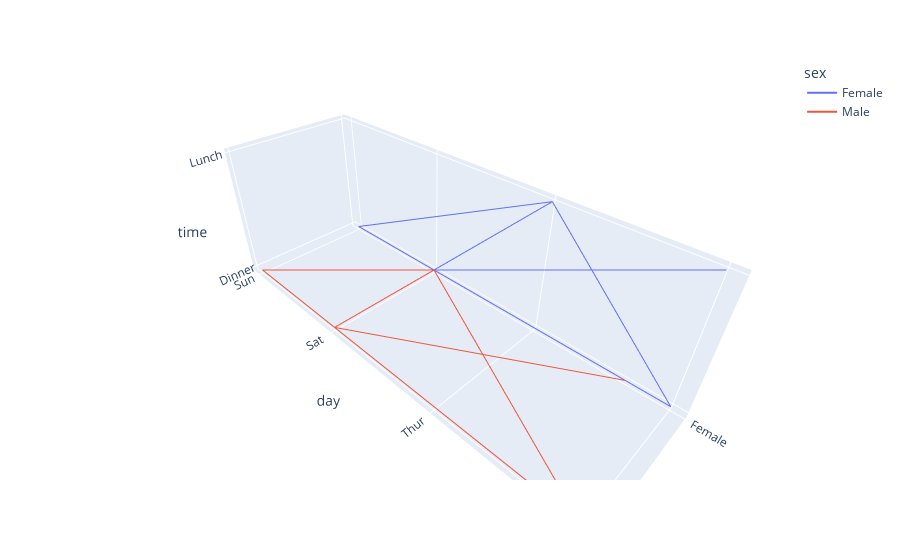

Notebook code cell kept with this figure:
### Code cell
data=px.data.tips()
fg=px.line_3d(data,x="sex",y="day",z="time",color="sex")
fg.show()

### Figure 1 — Plotly figure (JSON) as saved in the notebook; plotly's stock layout.template omitted (floating-point values rounded to 4 significant figures; data arrays with more than 128 entries replaced by an {"elided": "..."} marker saying what was removed)
{"data": [{"hovertemplate": "sex=%{x}<br>day=%{y}<br>time=%{z}<extra></extra>", "legendgroup": "Female", "line": {"color": "#636efa", "dash": "solid"}, "marker": {"symbol": "circle"}, "mode": "lines", "name": "Female", "scene": "scene", "showlegend": true, "type": "scatter3d", "x": ["Female", "Female", "Female", "Female", "Female", "Female", "Female", "Female", "Female", "Female", "Female", "Female", "Female", "Female", "Female", "Female", "Female", "Female", "Female", "Female", "Female", "Female", "Female", "Female", "Female", "Female", "Female", "Female", "Female", "Female", "Female", "Female", "Female", "Female", "Female", "Female", "Female", "Female", "Female", "Female", "Female", "Female", "Female", "Female", "Female", "Female", "Female", "Female", "Female", "Female", "Female", "Female", "Female", "Female", "Female", "Female", "Female", "Female", "Female", "Female", "Female", "Female", "Female", "Female", "Female", "Female", "Female", "Female", "Female", "Female", "Female", "Female", "Female", "Female", "Female", "Female", "Female", "Female", "Female", "Female", "Female", "Female", "Female", "Female", "Female", "Female", "Female"], "y": ["Sun", "Sun", "Sun", "Sun", "Sun", "Sun", "Sat", "Sat", "Sat", "Sat", "Sat", "Sat", "Sun", "Sun", "Sat", "Sat", "Sat", "Sat", "Sat", "Sat", "Sat", "Thur", "Thur", "Fri", "Fri", "Fri", "Fri", "Fri", "Sat", "Sat", "Sat", "Sat", "Sat", "Sun", "Sun", "Thur", "Thur", "Thur", "Thur", "Thur", "Thur", "Thur", "Thur", "Thur", "Thur", "Thur", "Thur", "Thur", "Thur", "Thur", "Thur", "Thur", "Thur", "Thur", "Thur", "Thur", "Thur", "Sun", "Sun", "Sun", "Sun", "Sun", "Sat", "Sat", "Sun", "Sun", "Sun", "Thur", "Thur", "Thur", "Thur", "Thur", "Thur", "Thur", "Sat", "Sat", "Sat", "Sat", "Sat", "Fri", "Fri", "Fri", "Fri", "Sat", "Sat", "Sat", "Thur"], "z": ["Dinner", "Dinner", "Dinner", "Dinner", "Dinner", "Dinner", "Dinner", "Dinner", "Dinner", "Dinner", "Dinner", "Dinner", "Dinner", "Dinner", "Dinner", "Dinner", "Dinner", "Dinner", "Dinner", "Dinner", "Dinner", "Lunch", "Lunch", "Dinner", "Dinner", "Dinner", "Dinner", "Dinner", "Dinner", "Dinner", "Dinner", "Dinner", "Dinner", "Dinner", "Dinner", "Lunch", "Lunch", "Lunch", "Lunch", "Lunch", "Lunch", "Lunch", "Lunch", "Lunch", "Lunch", "Lunch", "Lunch", "Lunch", "Lunch", "Lunch", "Lunch", "Lunch", "Lunch", "Lunch", "Lunch", "Lunch", "Lunch", "Dinner", "Dinner", "Dinner", "Dinner", "Dinner", "Dinner", "Dinner", "Dinner", "Dinner", "Dinner", "Lunch", "Lunch", "Lunch", "Lunch", "Lunch", "Lunch", "Lunch", "Dinner", "Dinner", "Dinner", "Dinner", "Dinner", "Lunch", "Lunch", "Lunch", "Lunch", "Dinner", "Dinner", "Dinner", "Dinner"]}, {"hovertemplate": "sex=%{x}<br>day=%{y}<br>time=%{z}<extra></extra>", "legendgroup": "Male", "line": {"color": "#EF553B", "dash": "solid"}, "marker": {"symbol": "circle"}, "mode": "lines", "name": "Male", "scene": "scene", "showlegend": true, "type": "scatter3d", "x": {"elided": "157 str values"}, "y": {"elided": "157 str values"}, "z": {"elided": "157 str values"}}], "layout": {"legend": {"title": {"text": "sex"}, "tracegroupgap": 0}, "margin": {"t": 60}, "scene": {"domain": {"x": [0, 1], "y": [0, 1]}, "xaxis": {"categoryarray": ["Female", "Male"], "categoryorder": "array", "title": {"text": "sex"}}, "yaxis": {"title": {"text": "day"}}, "zaxis": {"title": {"text": "time"}}}}}
